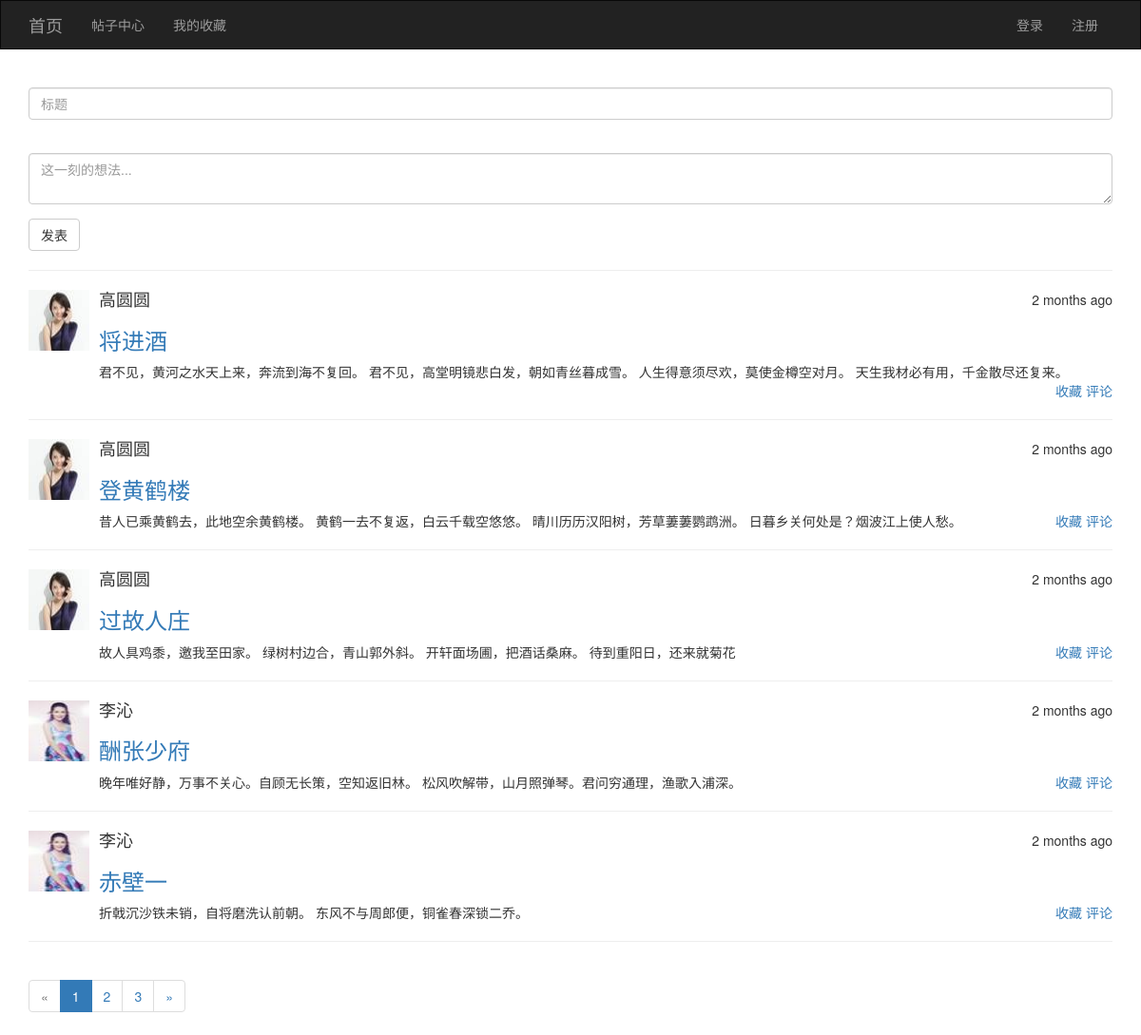
The page /post/publish/ on the database its author committed.
### app/models/post.py (models this page shows)
class Post(db.Model):
    __tablename__='posts'
    id = Column(Integer,primary_key=True)
    rid = Column(Integer,index=True,default=0)
    title = Column(Text)
    content = Column(Text)
    click = Column(Integer,default=0)
    timestamp = Column(DateTime,default=datetime.utcnow)
    users = db.relationship('User',backref = 'posts',secondary = user_posts,lazy='dynamic')
    uid = db.Column(Integer,ForeignKey('users.id'))

### app/models/user.py (models this page shows, shortened)
class User(UserMixin,db.Model):
    __tablename__='users'
    id = Column(Integer,primary_key=True)
    username = Column(String(32),unique=True)
    password_hash = Column(String(128))
    email = Column(String(64))
    icon = Column(String(64),default='1.jpg')
    confirmed = Column(Boolean,default=False)
    post = db.relationship('Post', backref='user', lazy='dynamic')
    @property
    def password(self):
        raise AttributeError('密码不可读')

### app/views/post.py (the view, shortened to what this page needs)
@post.route('/publish/',methods=['POST','GET'])
def publish():
    form = PostForm()
    page = request.args.get('page', 1, type=int)
    allpost = Post.query.filter_by(rid=0).order_by(Post.timestamp.desc())
    pagination = allpost.paginate(page, per_page=5, error_out=False)
    posts = pagination.items
    return render_template('post/publish.html', form=form, posts=posts, pagination=pagination)

### app/forms/post.py
class PostForm(FlaskForm):
    title = StringField('',render_kw={'placeholder':'标题'},validators=[DataRequired(),Length(3,50,message='标题太长了（3~50个字符）')])
    content = TextAreaField('',render_kw={'placeholder':'这一刻的想法...'},validators=[DataRequired(),Length(3,128,message='说话请注意分寸（3~128个字符）')])
    submit = SubmitField('发表')

### app/templates/post/publish.html (shortened to what this page needs)
{% extends 'common/base.html' %}
{% from 'common/macro.html' import show_pagination %}
{% block page_content %}
    {{ wtf.quick_form(form) }}
    {% for p in posts %}
        <hr />
        <div class="media">
            <div class="media-left">
                <a href="#">
                    <a href="{{ url_for('post.detail',id = p.id ) }}"><img class="media-object" src="{{ url_for('static', filename='upload/'+p.user.icon) }}" alt="头像" style="height: 64px; width: 64px;"></a>
                </a>
            </div>
            <div class="media-body">
                <div style="float: right;">{{ moment(p.timestamp).fromNow() }}</div>
                <h4 class="media-heading">{{ p.user.username }}</h4>
                <h3><a href="{{ url_for('post.detail',id = p.id ) }}">{{ p.title }}</a></h3>
                {{ p.content }}
                <div style="float:right;"><a href="{{ url_for('post.collect',id=p.id) }}">收藏</a>&nbsp;<a href="{{ url_for('post.detail',id = p.id ) }}">评论</a></div>
            </div>
        </div>
    {% endfor %}
    <hr />
    {{ show_pagination(pagination, 'post.publish') }}
{% endblock %}

### app/templates/common/base.html (shortened to what this page needs)
{% extends 'bootstrap/base.html' %}
{% import 'bootstrap/wtf.html' as wtf %}
{% block head %}
    {{ super() }}
{% endblock %}
{% block navbar %}
    <nav class="navbar navbar-inverse" style="border-radius: 0px;">
        <div class="container">
            <div class="navbar-header">
                <a class="navbar-brand" href="{{ url_for('main.index') }}">首页</a>
            </div>
            <div class="collapse navbar-collapse">
                <ul class="nav navbar-nav">
                    <li><a href="{{ url_for('post.publish') }}">帖子中心</a></li>
                    <li><a href="{{ url_for('post.mycollect') }}">我的收藏</a></li>
                </ul>
                <ul class="nav navbar-nav navbar-right">
                    {% if current_user.is_authenticated %}
                        <li><a href="{{ url_for('post.list',id=current_user.id) }}"><img src="{{ url_for('static',filename='upload/'+current_user.icon) }}" alt=""
                                 style="width: 32px;height: 32px;margin-top: 9px;border-radius: 16px;"></a></li>
                        <li class="dropdown">
                            <a href="#" class="dropdown-toggle" data-toggle="dropdown" role="button"
                               aria-haspopup="true"
                               aria-expanded="false">{{ current_user.username }}<span class="caret"></span></a>
                            <ul class="dropdown-menu">
                                <li><a href="{{ url_for('user.profile') }}">用户信息</a></li>
                                <li><a href="{{ url_for('user.edit') }}">修改密码</a></li>
                                <li><a href="{{ url_for('user.email') }}">修改邮箱</a></li>
                                <li><a href="{{ url_for('user.icon') }}">修改头像</a></li>
                            </ul>
                        </li>
                        <li><a href="{{ url_for('user.logout') }}">退出</a></li>
                    {% else %}
                        <li><a href="{{ url_for('user.login') }}">登录</a></li>
                        <li><a href="{{ url_for('user.register') }}">注册</a></li>
                    {% endif %}
                </ul>
            </div>
        </div>
    </nav>
{% endblock %}
{% block content %}
    <div class="container">
        {% block page_content %}{% endblock %}
    </div>
{% endblock %}

### app/templates/common/macro.html
{% macro show_pagination(pagination, endpoint) %}
<nav aria-label="Page navigation">
    <ul class="pagination">
        <li {% if not pagination.has_prev %}class="disabled"{% endif %}>
            <a href="{% if pagination.has_prev %}{{ url_for(endpoint, page=pagination.prev_num, **kwargs) }}{% else %}#{% endif %}" aria-label="Previous">
                <span aria-hidden="true">&laquo;</span>
            </a>
        </li>
        {% for p in pagination.iter_pages() %}
            {% if p %}
                <li {% if pagination.page == p %}class="active"{% endif %}><a href="{{ url_for(endpoint, page=p, **kwargs) }}">{{ p }}</a></li>
            {% else %}
                <li><a href="#">&hellip;</a></li>
            {% endif %}
        {% endfor %}
        <li {% if not pagination.has_next %}class="disabled"{% endif %}>
            <a href="{% if pagination.has_next %}{{ url_for(endpoint, page=pagination.next_num, **kwargs) }}{% else %}#{% endif %}" aria-label="Next">
                <span aria-hidden="true">&raquo;</span>
            </a>
        </li>
    </ul>
</nav>
{% endmacro %}

### rows shown on the page
Post: icon (picture), timestamp "2 months ago", user.username "高圆圆", title "将进酒", content "君不见，黄河之水天上来，奔流到海不复回。 君不见，高堂明镜悲白发，朝如青丝暮成雪。 人生得意须尽欢，莫使金樽空对月。 天生我材必有用，千金散尽还复来。"
Post: icon (picture), timestamp "2 months ago", user.username "高圆圆", title "登黄鹤楼", content "昔人已乘黄鹤去，此地空余黄鹤楼。 黄鹤一去不复返，白云千载空悠悠。 晴川历历汉阳树，芳草萋萋鹦鹉洲。 日暮乡关何处是？烟波江上使人愁。"
Post: icon (picture), timestamp "2 months ago", user.username "高圆圆", title "过故人庄", content "故人具鸡黍，邀我至田家。 绿树村边合，青山郭外斜。 开轩面场圃，把酒话桑麻。 待到重阳日，还来就菊花"
Post: icon (picture), timestamp "2 months ago", user.username "李沁", title "酬张少府", content "晚年唯好静，万事不关心。自顾无长策，空知返旧林。 松风吹解带，山月照弹琴。君问穷通理，渔歌入浦深。"
Post: icon (picture), timestamp "2 months ago", user.username "李沁", title "赤壁一", content "折戟沉沙铁未销，自将磨洗认前朝。 东风不与周郎便，铜雀春深锁二乔。"

### other values the page prints
{{ p }} "1" "2" "3"
